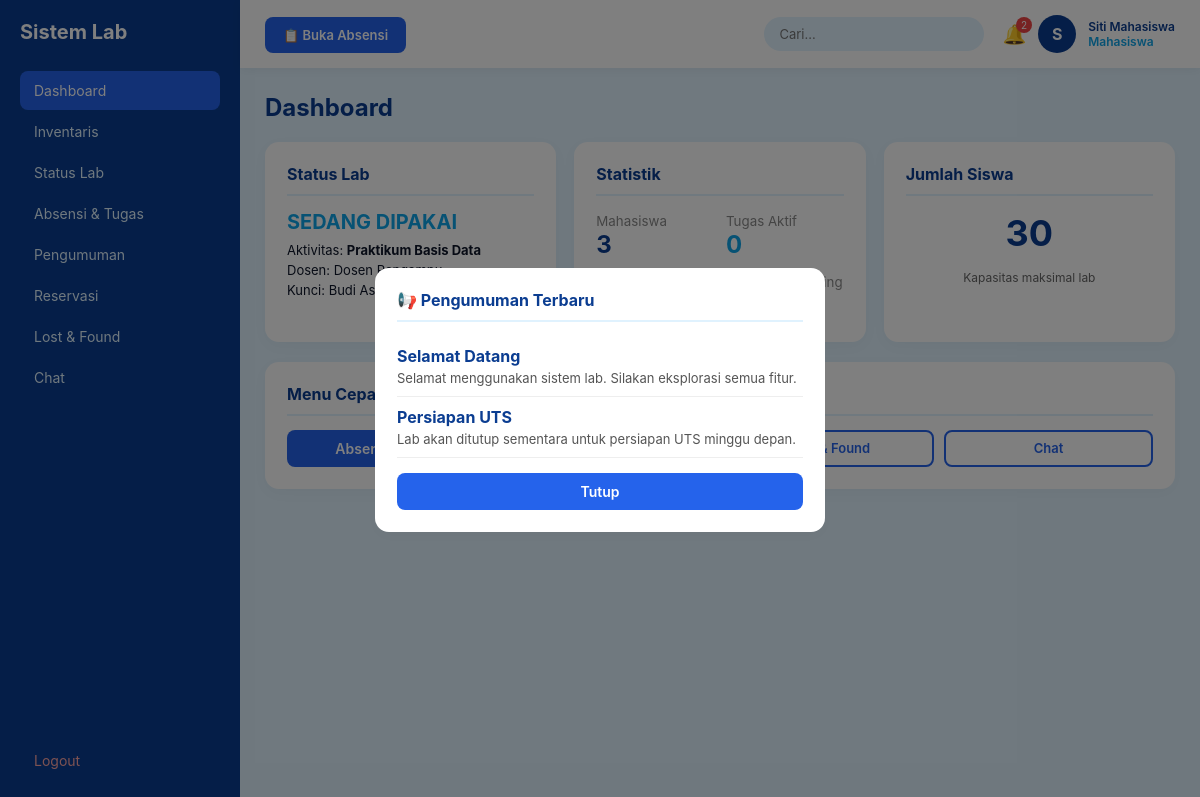
Screenshot of /?url=dashboard (signed in) with the database file from the repository.
### tables this page shows
CREATE TABLE status_lab (id INTEGER PRIMARY KEY, is_occupied INTEGER DEFAULT 0, aktivitas TEXT, dosen_mengajar TEXT, pemegang_kunci TEXT);

CREATE TABLE lab_settings (id INTEGER PRIMARY KEY, jumlah_siswa INTEGER DEFAULT 30);

CREATE TABLE pengumuman (id INTEGER PRIMARY KEY AUTOINCREMENT, judul TEXT, konten TEXT, created_by INTEGER, created_at TIMESTAMP DEFAULT CURRENT_TIMESTAMP);

### config/helpers.php (called while the page is built, shortened)
<?php
function view($n, $d = []) { extract($d); require BASE_PATH . '/app/views/' . $n . '.php'; }

### app/controllers/DashboardController.php (called while the page is built, shortened)
<?php
class DashboardController {
    public function index() {
        $db = DB::connect();
        $status = $db->query("SELECT * FROM status_lab WHERE id=1")->fetch();
        $settings = $db->query("SELECT * FROM lab_settings WHERE id=1")->fetch();
        $stats = [
            'mahasiswa' => $db->query("SELECT COUNT(*) FROM users WHERE role='mahasiswa'")->fetchColumn(),
            'tugas_aktif' => $db->query("SELECT COUNT(*) FROM tugas WHERE deadline >= date('now')")->fetchColumn(),
            'stok_menipis' => $db->query("SELECT COUNT(*) FROM inventaris WHERE stok <= min_stok")->fetchColumn(),
            'reservasi_pending' => $db->query("SELECT COUNT(*) FROM reservasi WHERE status='pending'")->fetchColumn(),
        ];
        $show_popup = $_SESSION['show_popup'] ?? false;
        $announcements = $db->query("SELECT * FROM pengumuman ORDER BY created_at DESC LIMIT 3")->fetchAll();
        view('dashboard/index', compact('status','settings','stats','announcements','show_popup'));
    }
}

### app/views/dashboard/index.php (the view, shortened to what this page needs)
<h2>Dashboard</h2>
<div class="grid-3">
<div class="card">
<h3>Status Lab</h3>
<p style="font-size:20px;font-weight:bold;color:<?= $status['is_occupied']?'var(--tertiary)':'#10B981' ?>;margin:8px 0;"><?= $status['is_occupied']?'SEDANG DIPAKAI':'KOSONG' ?></p>
<p style="font-size:13px;margin:4px 0;">Aktivitas: <strong><?= htmlspecialchars($status['aktivitas']) ?></strong></p>
<p style="font-size:13px;margin:4px 0;">Dosen: <?= htmlspecialchars($status['dosen_mengajar']) ?></p>
<p style="font-size:13px;margin:4px 0;">Kunci: <?= htmlspecialchars($status['pemegang_kunci']) ?></p>
</div>
<div class="card">
<h3>Statistik</h3>
<div style="display:grid;grid-template-columns:1fr 1fr;gap:12px;margin-top:10px;">
<div><small style="color:#888;">Mahasiswa</small><p style="font-size:24px;font-weight:bold;color:var(--primary);"><?= $stats['mahasiswa'] ?></p></div>
<div><small style="color:#888;">Tugas Aktif</small><p style="font-size:24px;font-weight:bold;color:var(--tertiary);"><?= $stats['tugas_aktif'] ?></p></div>
<div><small style="color:#888;">Stok Menipis</small><p style="font-size:24px;font-weight:bold;color:#EF4444;"><?= $stats['stok_menipis'] ?></p></div>
<div><small style="color:#888;">Reservasi Pending</small><p style="font-size:24px;font-weight:bold;color:#F59E0B;"><?= $stats['reservasi_pending'] ?></p></div>
</div>
</div>
<div class="card">
<h3>Jumlah Siswa</h3>
<p style="font-size:36px;font-weight:bold;color:var(--primary);text-align:center;margin:15px 0;"><?= $settings['jumlah_siswa'] ?></p>
<p style="color:#666;font-size:12px;text-align:center;">Kapasitas maksimal lab</p>
</div>
</div>
<div class="card" style="margin-top:20px;">
<h3>Menu Cepat</h3>
<div style="display:grid;grid-template-columns:repeat(auto-fit,minmax(150px,1fr));gap:10px;margin-top:10px;">
<a href="?url=absensi" class="btn-primary" style="text-align:center;text-decoration:none;">Absensi & Tugas</a>
<a href="?url=reservasi" class="btn-outline" style="text-align:center;text-decoration:none;">Reservasi</a>
<a href="?url=lostfound" class="btn-outline" style="text-align:center;text-decoration:none;">Lost & Found</a>
<a href="?url=chat" class="btn-outline" style="text-align:center;text-decoration:none;">Chat</a>
</div>
</div>
<?php if ($show_popup && !empty($announcements)): ?>
<div class="popup-overlay" id="popupPengumuman" style="display:flex;">
<div class="popup-content card">
<h3>📢 Pengumuman Terbaru</h3>
<?php foreach ($announcements as $a): ?>
<div style="border-bottom:1px solid #eee;padding:10px 0;">
<strong style="color:var(--primary);"><?= htmlspecialchars($a['judul']) ?></strong>
<p style="font-size:13px;color:#555;margin-top:4px;"><?= htmlspecialchars($a['konten']) ?></p>
</div>
<?php endforeach; ?>
<button class="btn-primary" style="margin-top:15px;width:100%;" onclick="document.getElementById('popupPengumuman').style.display='none'">Tutup</button>
</div></div>
<?php endif; ?>

### public/css/style.css (style rules this page uses)
:root { --primary:#0B3D91;--secondary:#2563EB;--tertiary:#0EA5E9;--light:#E0F2FE;--dark:#0F172A;--white:#FFF }
* { box-sizing:border-box;margin:0;padding:0;font-family:'Inter',system-ui,sans-serif }
body { display:flex;background:var(--light);color:var(--dark);height:100vh;overflow:hidden }
h2 { color:var(--primary);margin-bottom:20px;font-size:24px }
h3 { color:var(--primary);margin-bottom:14px;font-size:16px;border-bottom:2px solid var(--light);padding-bottom:10px }
.grid-3 { display:grid;grid-template-columns:repeat(auto-fit,minmax(280px,1fr));gap:18px }
.card { background:#fff;padding:22px;border-radius:14px;box-shadow:0 4px 15px rgba(0,0,0,0.03) }
.btn-primary { background:var(--secondary);color:#fff;border:none;padding:10px 20px;border-radius:8px;cursor:pointer;font-weight:600;font-size:14px;transition:0.2s }
.btn-outline { background:transparent;color:var(--secondary);border:2px solid var(--secondary);padding:8px 16px;border-radius:8px;cursor:pointer;font-weight:600;font-size:13px }
.popup-overlay { display:none;position:fixed;top:0;left:0;width:100%;height:100%;background:rgba(0,0,0,0.5);justify-content:center;align-items:center;z-index:999 }
.popup-content { width:450px;max-height:80vh;overflow-y:auto;text-align:left }

### rows the page displays
status_lab: aktivitas "Praktikum Basis Data", dosen_mengajar "Dosen…", pemegang_kunci "Budi Asisten"
lab_settings: jumlah_siswa "30"
pengumuman: judul "Selamat Datang", konten "Selamat menggunakan sistem lab. Silakan eksplorasi semua fitur."
pengumuman: judul "Persiapan UTS", konten "Lab akan ditutup sementara untuk persiapan UTS minggu depan."

### other values shown
$l "Dashboard"
$l "Inventaris"
$l "Status Lab"
$l "Absensi & Tugas"
$l "Pengumuman"
$l "Reservasi"
$l "Lost & Found"
$l "Chat"
$unread "2"
substr($_SESSION['nama']??'?',0,1) "S"
$_SESSION['nama'] "Siti Mahasiswa"
$_SESSION['role'] "Mahasiswa"
$stats['mahasiswa'] "3"
$stats['tugas_aktif'] "0"
